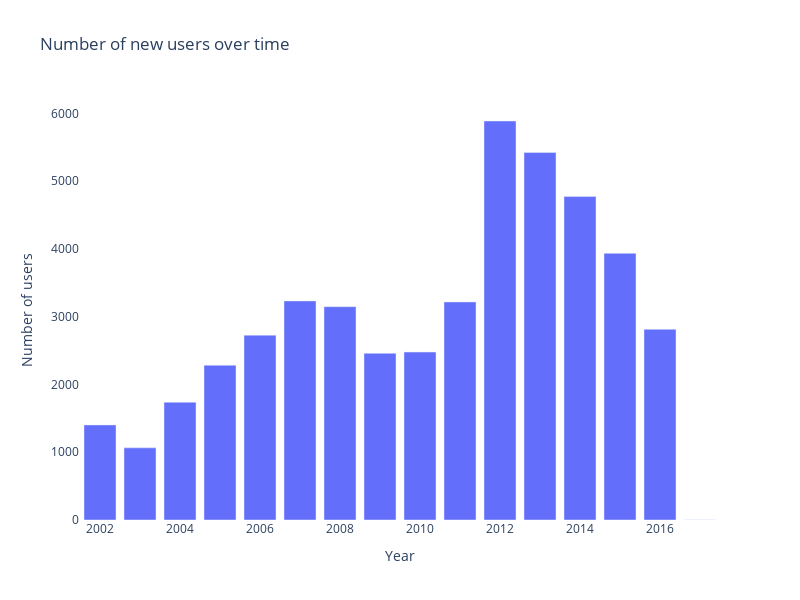

Here is the notebook cell this chart was saved with:
### Code cell
# Plot the number of users that have joined the platform over time
data_presentation.plot_number_of_users_over_time()

### Figure 1 — Plotly figure (JSON) as saved in the notebook; plotly's stock layout.template omitted (floating-point values rounded to 4 significant figures)
{"data": [{"type": "bar", "x": [2002, 2003, 2004, 2005, 2006, 2007, 2008, 2009, 2010, 2011, 2012, 2013, 2014, 2015, 2016, 2017], "y": [1403, 1065, 1738, 2284, 2728, 3234, 3149, 2460, 2479, 3219, 5890, 5425, 4774, 3936, 2814, 1]}], "layout": {"height": 600, "paper_bgcolor": "rgb(255,255,255)", "plot_bgcolor": "rgb(255,255,255)", "title": {"text": "Number of new users over time"}, "width": 800, "xaxis": {"title": {"text": "Year"}}, "yaxis": {"title": {"text": "Number of users"}}}}
